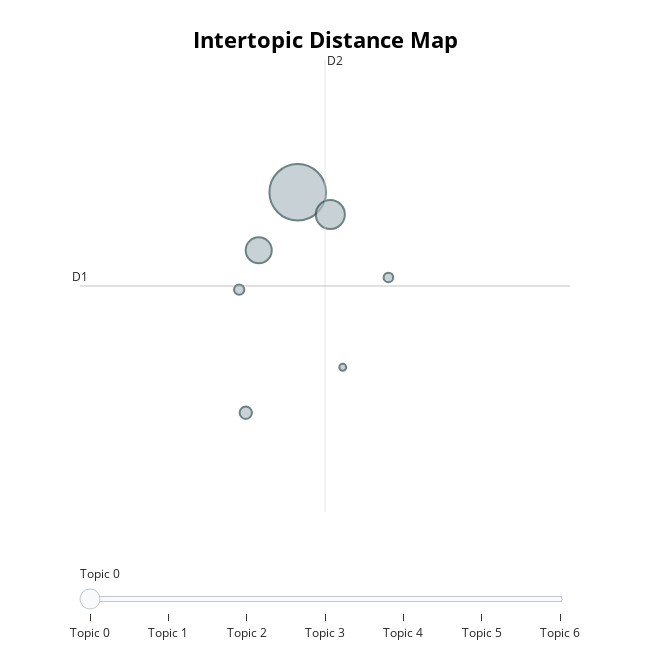
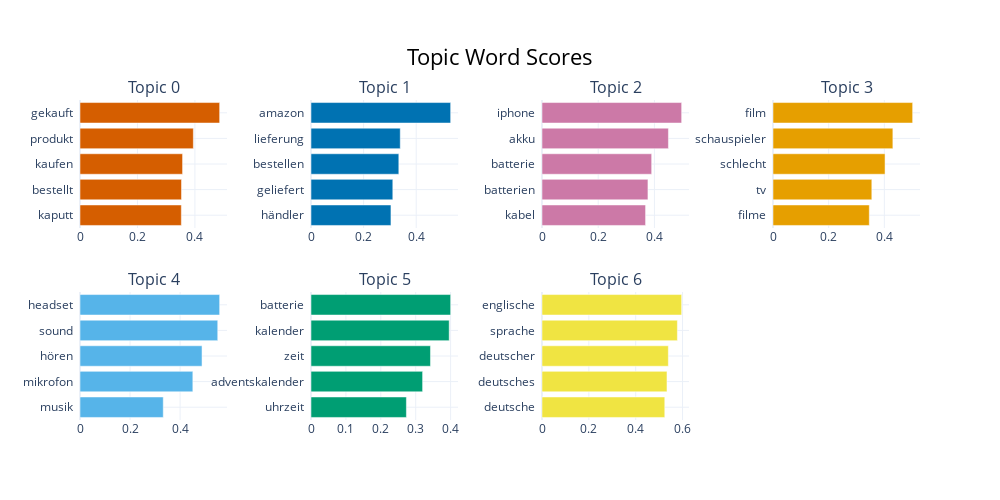

Notebook source saved alongside these figures, in order:
### Markdown cell above
**Visualization of German topic space**

We visualize the German topics in a 2D projection to see how well-separated they are. In the bar chart, we can inspect their relative sizes.

### Code cell
fig_map = topic_model_baseline_german.visualize_topics()
fig_map.show()

fig_bar = topic_model_baseline_german.visualize_barchart(top_n_topics=8)
fig_bar.show()

### Figure 1 — Plotly figure (JSON) as saved in the notebook; plotly's stock layout.template omitted (floating-point values rounded to 4 significant figures)
{"data": [{"customdata": [[0, "gekauft | produkt | kaufen | bestellt | kaputt", 16765], [1, "amazon | lieferung | bestellen | geliefert | händler", 4415], [2, "iphone | akku | batterie | batterien | kabel", 3555], [3, "film | schauspieler | schlecht | tv | filme", 794], [4, "headset | sound | hören | mikrofon | musik", 551], [5, "batterie | kalender | zeit | adventskalender | uhrzeit", 483], [6, "englische | sprache | deutscher | deutsches | deutsche", 251]], "hovertemplate": "<b>Topic %{customdata[0]}</b><br>%{customdata[1]}<br>Size: %{customdata[2]}", "legendgroup": "", "marker": {"color": "#B0BEC5", "line": {"color": "DarkSlateGrey", "width": 2}, "size": [16765, 4415, 3555, 794, 551, 483, 251], "sizemode": "area", "sizeref": 10.48, "symbol": "circle"}, "mode": "markers", "name": "", "orientation": "v", "showlegend": false, "type": "scatter", "x": [17.05, 17.55, 16.46, 16.26, 16.16, 18.43, 17.73], "xaxis": "x", "y": [12.97, 12.64, 12.12, 9.729, 11.54, 11.72, 10.4], "yaxis": "y"}], "layout": {"annotations": [{"showarrow": false, "text": "D1", "x": 13.73, "y": 11.59, "yshift": 10}, {"showarrow": false, "text": "D2", "x": 17.46, "xshift": 10, "y": 14.92}], "height": 650, "hoverlabel": {"bgcolor": "white", "font": {"family": "Rockwell", "size": 16}}, "legend": {"itemsizing": "constant", "tracegroupgap": 0}, "margin": {"t": 60}, "shapes": [{"line": {"color": "#CFD8DC", "width": 2}, "type": "line", "x0": 17.46, "x1": 17.46, "y0": 8.269, "y1": 14.92}, {"line": {"color": "#9E9E9E", "width": 2}, "type": "line", "x0": 13.73, "x1": 21.19, "y0": 11.59, "y1": 11.59}], "sliders": [{"active": 0, "pad": {"t": 50}, "steps": [{"args": [{"marker.color": [["red", "#B0BEC5", "#B0BEC5", "#B0BEC5", "#B0BEC5", "#B0BEC5", "#B0BEC5"]]}], "label": "Topic 0", "method": "update"}, {"args": [{"marker.color": [["#B0BEC5", "red", "#B0BEC5", "#B0BEC5", "#B0BEC5", "#B0BEC5", "#B0BEC5"]]}], "label": "Topic 1", "method": "update"}, {"args": [{"marker.color": [["#B0BEC5", "#B0BEC5", "red", "#B0BEC5", "#B0BEC5", "#B0BEC5", "#B0BEC5"]]}], "label": "Topic 2", "method": "update"}, {"args": [{"marker.color": [["#B0BEC5", "#B0BEC5", "#B0BEC5", "red", "#B0BEC5", "#B0BEC5", "#B0BEC5"]]}], "label": "Topic 3", "method": "update"}, {"args": [{"marker.color": [["#B0BEC5", "#B0BEC5", "#B0BEC5", "#B0BEC5", "red", "#B0BEC5", "#B0BEC5"]]}], "label": "Topic 4", "method": "update"}, {"args": [{"marker.color": [["#B0BEC5", "#B0BEC5", "#B0BEC5", "#B0BEC5", "#B0BEC5", "red", "#B0BEC5"]]}], "label": "Topic 5", "method": "update"}, {"args": [{"marker.color": [["#B0BEC5", "#B0BEC5", "#B0BEC5", "#B0BEC5", "#B0BEC5", "#B0BEC5", "red"]]}], "label": "Topic 6", "method": "update"}]}], "title": {"font": {"color": "Black", "size": 22}, "text": "<b>Intertopic Distance Map</b>", "x": 0.5, "xanchor": "center", "y": 0.95, "yanchor": "top"}, "width": 650, "xaxis": {"anchor": "y", "domain": [0, 1], "range": [13.73, 21.19], "title": {"text": ""}, "visible": false}, "yaxis": {"anchor": "x", "domain": [0, 1], "range": [8.269, 14.92], "title": {"text": ""}, "visible": false}}}

### Figure 2 — Plotly figure (JSON) as saved in the notebook; plotly's stock layout.template omitted (floating-point values rounded to 4 significant figures)
{"data": [{"marker": {"color": "#D55E00"}, "orientation": "h", "type": "bar", "x": [0.3528, 0.3534, 0.3571, 0.3946, 0.4862], "xaxis": "x", "y": ["kaputt  ", "bestellt  ", "kaufen  ", "produkt  ", "gekauft  "], "yaxis": "y"}, {"marker": {"color": "#0072B2"}, "orientation": "h", "type": "bar", "x": [0.304, 0.311, 0.3339, 0.3394, 0.531], "xaxis": "x2", "y": ["händler  ", "geliefert  ", "bestellen  ", "lieferung  ", "amazon  "], "yaxis": "y2"}, {"marker": {"color": "#CC79A7"}, "orientation": "h", "type": "bar", "x": [0.3685, 0.377, 0.3902, 0.4499, 0.4969], "xaxis": "x3", "y": ["kabel  ", "batterien  ", "batterie  ", "akku  ", "iphone  "], "yaxis": "y3"}, {"marker": {"color": "#E69F00"}, "orientation": "h", "type": "bar", "x": [0.346, 0.3551, 0.4026, 0.4307, 0.5018], "xaxis": "x4", "y": ["filme  ", "tv  ", "schlecht  ", "schauspieler  ", "film  "], "yaxis": "y4"}, {"marker": {"color": "#56B4E9"}, "orientation": "h", "type": "bar", "x": [0.3326, 0.4508, 0.4875, 0.5503, 0.5579], "xaxis": "x5", "y": ["musik  ", "mikrofon  ", "hören  ", "sound  ", "headset  "], "yaxis": "y5"}, {"marker": {"color": "#009E73"}, "orientation": "h", "type": "bar", "x": [0.2733, 0.3197, 0.3423, 0.3959, 0.4001], "xaxis": "x6", "y": ["uhrzeit  ", "adventskalender  ", "zeit  ", "kalender  ", "batterie  "], "yaxis": "y6"}, {"marker": {"color": "#F0E442"}, "orientation": "h", "type": "bar", "x": [0.5241, 0.5335, 0.5394, 0.578, 0.5961], "xaxis": "x7", "y": ["deutsche  ", "deutsches  ", "deutscher  ", "sprache  ", "englische  "], "yaxis": "y7"}], "layout": {"annotations": [{"font": {"size": 16}, "showarrow": false, "text": "Topic 0", "x": 0.0875, "xanchor": "center", "xref": "paper", "y": 1, "yanchor": "bottom", "yref": "paper"}, {"font": {"size": 16}, "showarrow": false, "text": "Topic 1", "x": 0.3625, "xanchor": "center", "xref": "paper", "y": 1, "yanchor": "bottom", "yref": "paper"}, {"font": {"size": 16}, "showarrow": false, "text": "Topic 2", "x": 0.6375, "xanchor": "center", "xref": "paper", "y": 1, "yanchor": "bottom", "yref": "paper"}, {"font": {"size": 16}, "showarrow": false, "text": "Topic 3", "x": 0.9125, "xanchor": "center", "xref": "paper", "y": 1, "yanchor": "bottom", "yref": "paper"}, {"font": {"size": 16}, "showarrow": false, "text": "Topic 4", "x": 0.0875, "xanchor": "center", "xref": "paper", "y": 0.4, "yanchor": "bottom", "yref": "paper"}, {"font": {"size": 16}, "showarrow": false, "text": "Topic 5", "x": 0.3625, "xanchor": "center", "xref": "paper", "y": 0.4, "yanchor": "bottom", "yref": "paper"}, {"font": {"size": 16}, "showarrow": false, "text": "Topic 6", "x": 0.6375, "xanchor": "center", "xref": "paper", "y": 0.4, "yanchor": "bottom", "yref": "paper"}], "height": 500, "hoverlabel": {"bgcolor": "white", "font": {"family": "Rockwell", "size": 16}}, "showlegend": false, "title": {"font": {"color": "Black", "size": 22}, "text": "Topic Word Scores", "x": 0.5, "xanchor": "center", "yanchor": "top"}, "width": 1000, "xaxis": {"anchor": "y", "domain": [0, 0.175], "showgrid": true}, "xaxis2": {"anchor": "y2", "domain": [0.275, 0.45], "showgrid": true}, "xaxis3": {"anchor": "y3", "domain": [0.55, 0.725], "showgrid": true}, "xaxis4": {"anchor": "y4", "domain": [0.825, 1], "showgrid": true}, "xaxis5": {"anchor": "y5", "domain": [0, 0.175], "showgrid": true}, "xaxis6": {"anchor": "y6", "domain": [0.275, 0.45], "showgrid": true}, "xaxis7": {"anchor": "y7", "domain": [0.55, 0.725], "showgrid": true}, "xaxis8": {"anchor": "y8", "domain": [0.825, 1], "showgrid": true}, "yaxis": {"anchor": "x", "domain": [0.6, 1], "showgrid": true}, "yaxis2": {"anchor": "x2", "domain": [0.6, 1], "showgrid": true}, "yaxis3": {"anchor": "x3", "domain": [0.6, 1], "showgrid": true}, "yaxis4": {"anchor": "x4", "domain": [0.6, 1], "showgrid": true}, "yaxis5": {"anchor": "x5", "domain": [0, 0.4], "showgrid": true}, "yaxis6": {"anchor": "x6", "domain": [0, 0.4], "showgrid": true}, "yaxis7": {"anchor": "x7", "domain": [0, 0.4], "showgrid": true}, "yaxis8": {"anchor": "x8", "domain": [0, 0.4], "showgrid": true}}}
